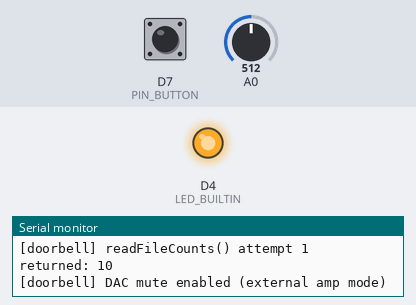
Simulated run of this program. Board: ESP8266 (Wemos D1 mini). Parts: output pins drawn as LEDs (lit = HIGH, except the on-board LED, lit = LOW), the last lines printed to the serial monitor. The test bench sets the inputs (shaded band); at power-on: D7 (PIN_BUTTON) HIGH, A0 = 512. Random numbers use the default seed unless the program sets one; the audio player accepts every command and is not drawn.

Above: at 2.3 s.
At 2.9 s:
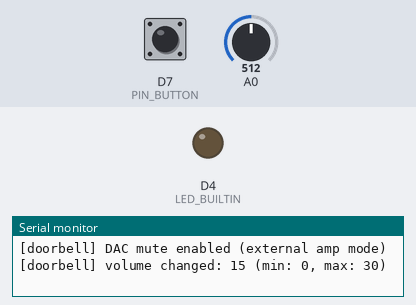
Timing chart, 0 to 4.4 s (numbered marks = the images above):
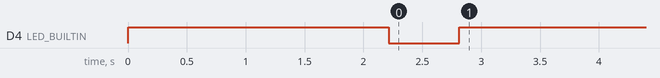

The program:

main.cpp
```cpp
#include <Arduino.h>
#include <SoftwareSerial.h>
#include <DFRobotDFPlayerMini.h>
#include <ESP8266WiFi.h>

// ── Pin assignments ──────────────────────────────────────────────────────────
#define PIN_BUTTON  D7  // GPIO13 — doorbell wire (active-low, internal pull-up)
#define PIN_DF_RX   D5  // GPIO14 — data from DFPlayer TX
#define PIN_DF_TX   D6  // GPIO12 — data to DFPlayer RX (via 1 kΩ series resistor)
#define PIN_DF_BUSY D1  // GPIO5  — DFPlayer BUSY line (LOW = currently playing)

// ── Config ───────────────────────────────────────────────────────────────────
#define DEBOUNCE_MS 80  // ms to wait for button contact to settle

// Uncomment to control volume via a potentiometer on A0 (100 kΩ, wired 3.3V→wiper→GND).
// When disabled, VOLUME is used instead.
#define USE_POT
#define VOLUME 30       // 0–30, used only when USE_POT is not defined

// Comment out to use the DFPlayer onboard SPK amplifier instead of DAC line-level output.
// When enabled, DAC output is muted when idle to suppress hiss through the external amplifier.
#define USE_EXTERNAL_AMP

SoftwareSerial dfSerial(PIN_DF_RX, PIN_DF_TX);
DFRobotDFPlayerMini player;

int           totalTracks   = 0;
int           lastTrack     = -1;
bool          wasPlaying    = false;
unsigned long playStartTime = 0;

bool isPlaying()
{
    return digitalRead(PIN_DF_BUSY) == LOW;
}

void blinkPanic(const char *msg)
{
    Serial.println(msg);
    while (true)
    {
        digitalWrite(LED_BUILTIN, LOW);
        delay(150);
        digitalWrite(LED_BUILTIN, HIGH);
        delay(150);
    }
}

#ifdef USE_POT
int readVolume()
{
    return map(analogRead(A0), 0, 1023, 0, 30);
}
#endif

void setup()
{
    Serial.begin(115200);
    Serial.println("\n[doorbell] boot");

    // Kill WiFi immediately — not needed, saves ~70 mA.
    WiFi.mode(WIFI_OFF);
    WiFi.forceSleepBegin();
    delay(1);

    pinMode(PIN_BUTTON, INPUT_PULLUP);
    pinMode(PIN_DF_BUSY, INPUT);
    pinMode(LED_BUILTIN, OUTPUT);
    digitalWrite(LED_BUILTIN, HIGH); // active-low, so HIGH = off

    dfSerial.begin(9600);
    delay(1000); // give DFPlayer time to power up before talking to it

    // isACK=false, doReset=true: reset clears any leftover state from previous firmware runs
    player.begin(dfSerial, false, true);
    delay(500);
    Serial.println("[doorbell] DFPlayer init sent");

#ifdef USE_POT
    player.volume(readVolume());
    Serial.print("[doorbell] volume (pot): ");
    Serial.println(readVolume());
    randomSeed(analogRead(A0) ^ (millis() << 8));
#else
    player.volume(VOLUME);
    Serial.print("[doorbell] volume (fixed): ");
    Serial.println(VOLUME);
    randomSeed(analogRead(A0) ^ (millis() << 8));
#endif

    delay(200);

    for (int attempt = 1; attempt <= 5 && totalTracks <= 0; attempt++) {
        totalTracks = player.readFileCounts();
        Serial.print("[doorbell] readFileCounts() attempt ");
        Serial.print(attempt);
        Serial.print(" returned: ");
        Serial.println(totalTracks);
        if (totalTracks <= 0) delay(500);
    }
    if (totalTracks <= 0)
    {
        Serial.println("[doorbell] check: DFPlayer TX->D5, DFPlayer RX->D6, VCC->5V, 100uF cap on VCC/GND");
        blinkPanic("[doorbell] halted");
    }

#ifdef USE_EXTERNAL_AMP
    player.disableDAC();
    Serial.println("[doorbell] DAC mute enabled (external amp mode)");
#endif

    // Single long flash → ready.
    digitalWrite(LED_BUILTIN, LOW);
    delay(600);
    digitalWrite(LED_BUILTIN, HIGH);
}

void loop()
{
#ifdef USE_POT
    static int lastVol = -1;
    static unsigned long lastVolCheck = 0;
    if (millis() - lastVolCheck > 200) {
        lastVolCheck = millis();
        int vol = readVolume();
        if (abs(vol - lastVol) > 1) {
            player.volume(vol);
            lastVol = vol;
            Serial.print("[doorbell] volume changed: ");
            Serial.print(vol);
            Serial.println(" (min: 0, max: 30)");
        }
    }
#endif

#ifdef USE_EXTERNAL_AMP
    if (wasPlaying && !isPlaying() && (millis() - playStartTime > 500)) {
        player.disableDAC();
        wasPlaying = false;
        Serial.println("[doorbell] playback ended, DAC muted");
    }
#endif

    static bool stableState = HIGH;
    static bool lastRaw     = HIGH;
    static unsigned long lastChange = 0;

    bool raw = digitalRead(PIN_BUTTON);

    if (raw != lastRaw)
    {
        lastChange = millis();
        lastRaw    = raw;
    }

    // Stable edge detected after debounce window
    if ((millis() - lastChange) > DEBOUNCE_MS && raw != stableState)
    {
        stableState = raw;

        // Falling edge = button pressed; ignore while a track is still playing.
        if (stableState == LOW && !isPlaying())
        {
            int track;
            do { track = random(1, totalTracks + 1); } while (track == lastTrack && totalTracks > 1);
            lastTrack = track;
            Serial.print("[doorbell] playing track ");
            Serial.println(track);
#ifdef USE_EXTERNAL_AMP
            player.enableDAC();
#endif
            player.play(track);
            wasPlaying    = true;
            playStartTime = millis();
        }
    }
}
```
